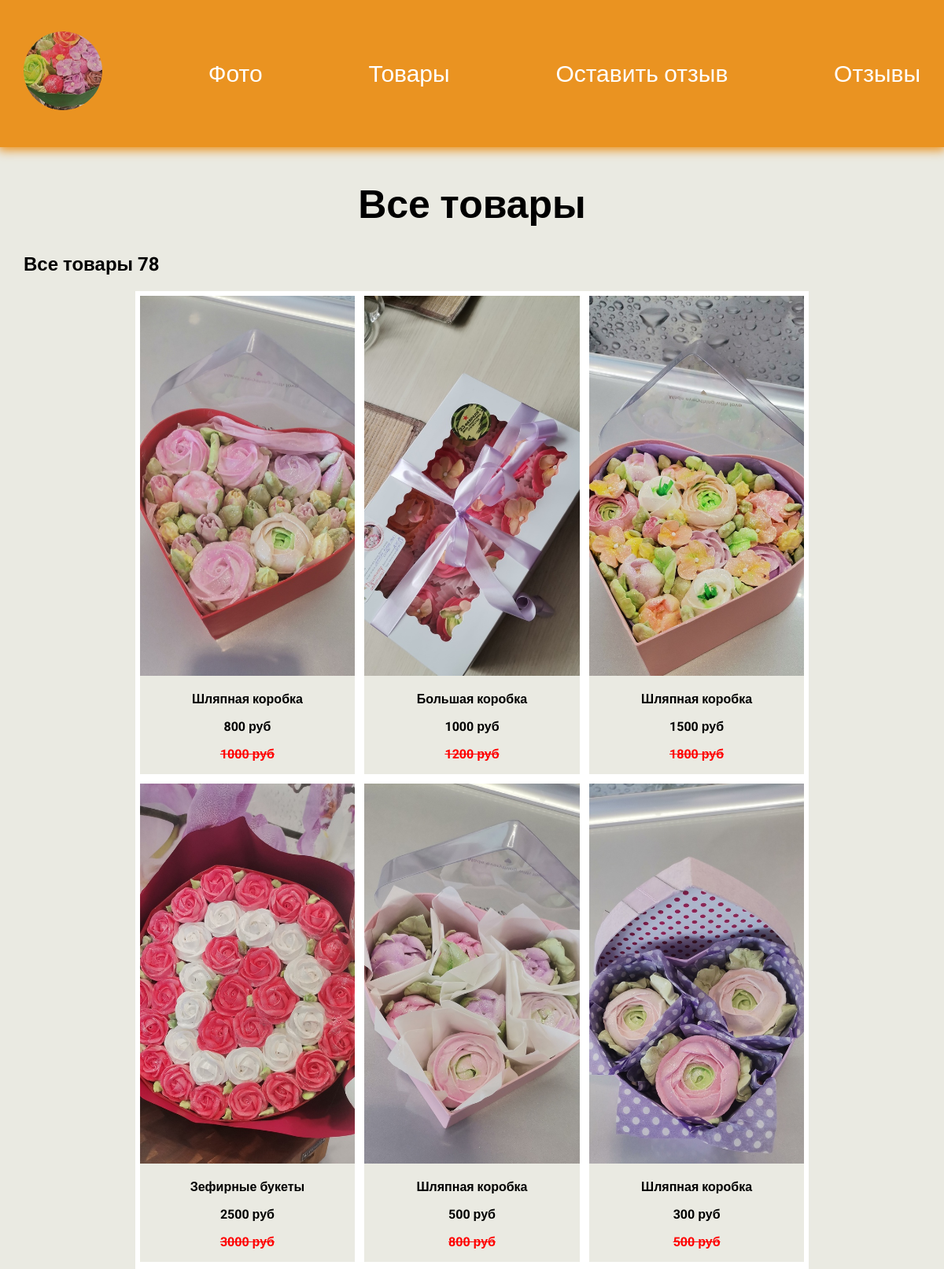
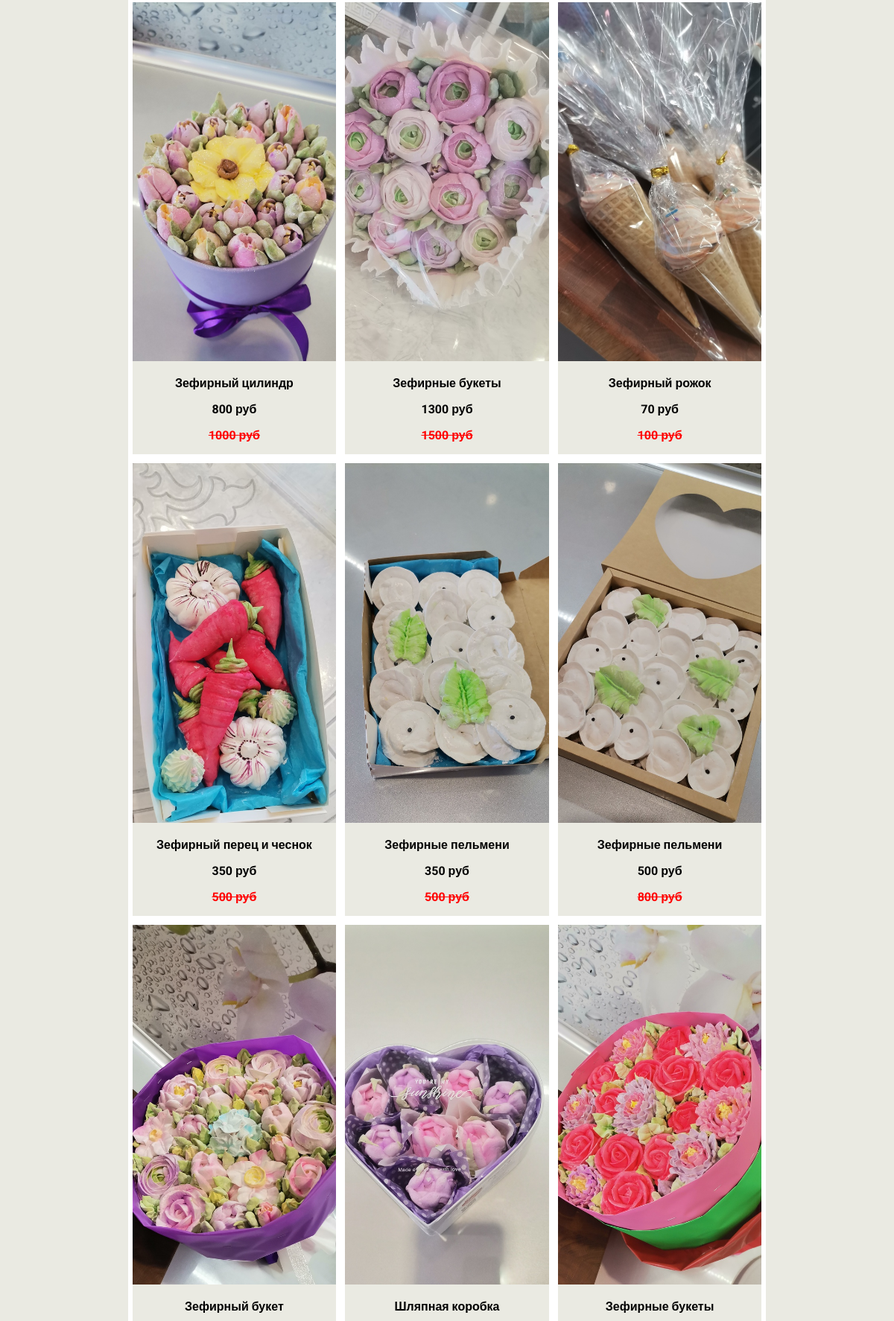
The app's page /product/ (upper part) with its own data (2 pictures, top to bottom).
### product/models.py (models this page shows, shortened)
class Product(models.Model):
    title = models.CharField(max_length=200, null=True, blank=True)
    name = models.CharField(max_length=200, null=True, blank=True)
    date = models.DateField()
    image = models.ImageField(upload_to='web/images/')
    new_price = models.IntegerField(default=0, null=True, blank=True)
    old_price = models.IntegerField(default=0, null=True, blank=True)

### product/views.py (the view)
# urls.py: path("", views.products, name='products'),
def products(request):
    product = Product.objects.order_by('-date')
    return render(request, 'product/products.html', {'products': product})

### product/templates/product/products.html
{% extends 'web/base.html' %}
{% load static %}
{% block content %}
<h1>Все товары</h1>
<h2 class="count">Все товары {{ products.count }}</h2>
    <div class="element_product">
        {% for product in products %}
        <div class="top">
            <a href="{% url 'product:detail' product.id %}">
                <img src="{{ product.image.url }}" alt="">
            </a>
                <p>{{ product.name }}</p>
                <p>{{ product.new_price }} руб</p>
            {% if product.old_price %}
                <p class="price">{{ product.old_price }} руб</p>
            {% endif %}
        </div>
        {% endfor %}
    </div>
{% endblock %}

### web/static/css/style.css (style rules this page uses)
body { font-family: 'Roboto',sans-serif; padding: 0; margin: 0; background:rgb(234, 234, 226); min-height: 100vh; margin: 0; display: flex; flex-direction: column; }
.element_product { display: flex; flex-wrap: wrap; justify-content:center; margin-bottom: 60px; }
.element_product .top { border: 6px solid #FFF; text-align: center; width: 24%; font-weight: bold; }
.top img { width: 100%; }
.price { color: red; text-decoration: line-through; }
h1 { text-align: center; font-size: 50px; }

### web/templates/web/base.html (style rules this page uses)
a { text-decoration:none; }

### records on screen
Product: image (picture), name "Шляпная коробка", new_price "800", old_price "1000"
Product: image (picture), name "Большая коробка", new_price "1000", old_price "1200"
Product: image (picture), name "Шляпная коробка", new_price "1500", old_price "1800"
Product: image (picture), name "Зефирные букеты", new_price "2500", old_price "3000"
Product: image (picture), name "Шляпная коробка", new_price "500", old_price "800"
Product: image (picture), name "Шляпная коробка", new_price "300", old_price "500"
Product: image (picture), name "Зефирный цилиндр", new_price "800", old_price "1000"
Product: image (picture), name "Зефирные букеты", new_price "1300", old_price "1500"
Product: image (picture), name "Зефирный рожок", new_price "70", old_price "100"
Product: image (picture), name "Зефирный перец и чеснок", new_price "350", old_price "500"
Product: image (picture), name "Зефирные пельмени", new_price "350", old_price "500"
Product: image (picture), name "Зефирные пельмени", new_price "500", old_price "800"
Product: image (picture), name "Зефирный букет"
Product: image (picture), name "Шляпная коробка"
Product: image (picture), name "Зефирные букеты"

### other values on screen
{{ products.count }} "78"
